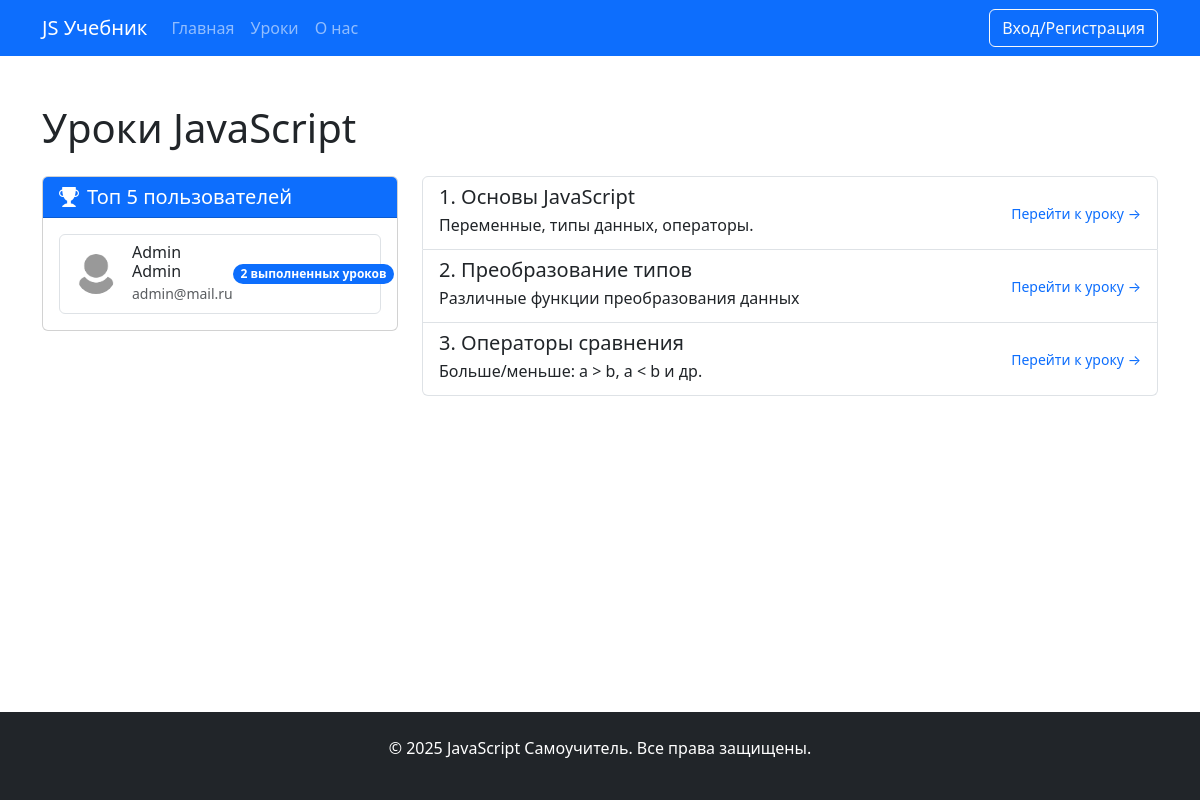
The app's page /lessons, older data.
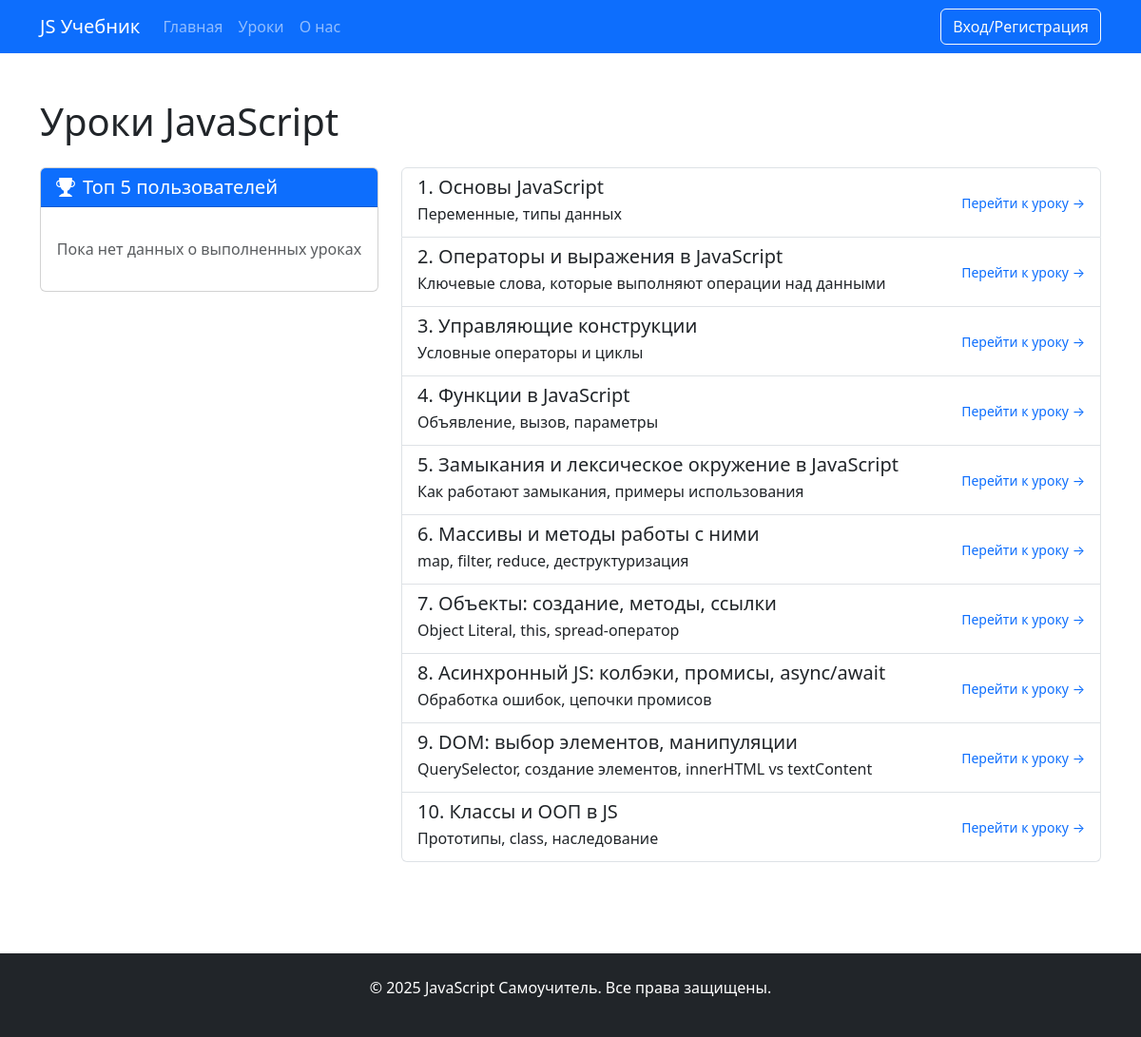
The same page, newer data.
### app.py (models this page shows, shortened)
class Users(db.Model):
    id = db.Column(db.Integer,primary_key=True)
    name = db.Column(db.String(100))
    surname = db.Column(db.String(100))
    email = db.Column(db.String(100), unique=True)
    password = db.Column(db.String(100), unique=True)
    root = db.Column(db.Integer, default=0)
    join_date = db.Column(db.DateTime, default=datetime.now)
    avatar = db.Column(db.String(120), default='default.jpg')
    userSolution = db.relationship('UserSolution', backref='users', lazy=True)

class Lesson(db.Model):
    id = db.Column(db.Integer, primary_key=True)
    title = db.Column(db.String(100), nullable=False)
    description = db.Column(db.String(100), nullable=False)
    content = db.Column(db.Text, nullable=False)
    task = db.Column(db.Text, nullable=False)
    solution = db.Column(db.Text, nullable=False)
    userSolution = db.relationship('UserSolution', backref='lesson', lazy=True)

### app.py (the view, shortened to what this page needs)
@app.route('/lessons', methods=['GET', 'POST'])
def lessons():
    lesson = Lesson.query.all()
    top_users = db.session.query(
        Users,
        db.func.count(UserSolution.lesson_id.distinct()).label('completed_count')
    ).join(
        UserSolution, Users.id == UserSolution.user_id
    ).filter(
        UserSolution.is_correct == True
    ).group_by(
        Users.id
    ).order_by(
        db.desc('completed_count')
    ).limit(5).all()
    return render_template("lessons.html",lesson=lesson,top_users=top_users)

### app.py (called while the page is built)
@app.context_processor
def inject_user():
    def get_user_name():
        if 'name' in session:
            return Users.query.filter_by(email=session['name']).first()
    return dict(active_user=get_user_name())

### templates/lessons.html (shortened to what this page needs)
{% extends 'base.html' %}
{% block main %}
      <div class="row">
        <div class="col-lg-12 mx-auto">
          <h1 class="mb-4">Уроки JavaScript</h1>
          <div class="row">
            <div class="col-lg-4">
              <div class="card">
                <div class="card-header bg-primary text-white">
                    <h5 class="mb-0">
                        <i class="bi bi-trophy-fill me-2"></i>Топ 5 пользователей
                    </h5>
                </div>
                <div class="card-body">
                    <div class="list-group">
                        {% for user, count in top_users %}
                        <div class="list-group-item d-flex justify-content-between align-items-center">
                            <div class="d-flex align-items-center">
                                <img src="../static/img/upload/{{ user.avatar }}"
                                     class="rounded-circle me-3"
                                     width="40"
                                     height="40"
                                     alt="{{ user.name }}">
                                <div>
                                    <h6 class="mb-0">{{ user.name }} {{ user.surname }}</h6>
                                    <small class="text-muted">{{ user.email }}</small>
                                </div>
                            </div>
                            <span class="badge bg-primary rounded-pill">{{ count }} выполненных уроков</span>
                        </div>
                        {% else %}
                        <div class="text-center text-muted py-3">
                            Пока нет данных о выполненных уроках
                        </div>
                        {% endfor %}
                    </div>
                </div>
            </div>
            </div>
            <div class="col-lg-8">
              <div class="list-group mb-5">
                {%for less in lesson%}
                <div class="list-group-item list-group-item-action">
                  <div
                    class="d-flex w-100 justify-content-between align-items-center"
                  >
                    <div>
                      <h5 class="mb-1">{{loop.index}}. {{less.title}}</h5>
                      <p class="mb-1">{{less.description}}</p>
                    </div>
                    <small
                      ><a href="/lesson/{{less.id}}" class="text-decoration-none"
                        >Перейти к уроку →</a
                      ></small
                    >
                  </div>
                </div>
                {%endfor%}
              </div>
            </div>
          </div>
        </div>
      </div>
      {% endblock %}

### templates/base.html (shortened to what this page needs)
<!DOCTYPE html>
<html lang="ru">
  <head>
    <link rel="stylesheet" href="{{ url_for('static', filename='css/bootstrap.min.css') }}">
    <link
      rel="stylesheet"
      href="https://cdn.jsdelivr.net/npm/bootstrap-icons@1.10.0/font/bootstrap-icons.css"
    />
    <link rel="stylesheet" href="{{ url_for('static', filename='css/style.css') }}">
  </head>
  <body>
    <nav class="navbar navbar-expand-lg navbar-dark bg-primary">
      <div class="container">
        <a class="navbar-brand" href="/">JS Учебник</a>
        <div class="collapse navbar-collapse" id="navbarNav">
          <ul class="navbar-nav me-auto">
            <li class="nav-item">
              <a class="nav-link" href="/">Главная</a>
            </li>
            <li class="nav-item">
              <a class="nav-link" href="/lessons">Уроки</a>
            </li>
            <li class="nav-item">
              <a class="nav-link" href="/about">О нас</a>
            </li>
          </ul>
          <div class="d-flex">
            {%if 'name' in session and active_user %}
            <a href="/profile" class="btn btn-outline-light ms-3">Профиль</a>
            <a href="/logout" class="btn btn-danger ms-3">Выйти</a>
            {% else %}
            <a href="/auth" class="btn btn-outline-light"
                >Вход/Регистрация</a
                >
            {%endif%}
          </div>
        </div>
      </div>
    </nav>
    <main class="container my-5" id="main-content">
        {% block main %} {% endblock %}
    </main>
    <footer class="bg-dark text-white py-4">
      <div class="container text-center">
        <p>&copy; 2025 JavaScript Самоучитель. Все права защищены.</p>
      </div>
    </footer>
  </body>
</html>

### static/css/style.css (style rules this page uses)
html, body { height: 100%; margin: 0; }
body { display: flex; flex-direction: column; }
.card { transition: transform 0.3s, box-shadow 0.3s; }
main { flex: 1 0 auto; }
footer { flex-shrink: 0; }

Row changes from the older to the newer data that the page shows:
no longer on this page (row unchanged): Users: avatar (placeholder picture), name "Admin", surname "Admin", email "admin@mail.ru", id "2"
removed Lesson: title "Преобразование типов", description "Различные функции преобразования данных"
removed Lesson: title "Операторы сравнения", description "Больше/меньше: a > b, a < b и др."
changed Lesson "Основы JavaScript": description "Переменные, типы данных, операторы." → "Переменные, типы данных"
added Lesson: title "Операторы и выражения в JavaScript", description "Ключевые слова, которые выполняют операции над данными"
added Lesson: title "Управляющие конструкции", description "Условные операторы и циклы"
added Lesson: title "Функции в JavaScript", description "Объявление, вызов, параметры"
added Lesson: title "Замыкания и лексическое окружение в JavaScript", description "Как работают замыкания, примеры использования"
added Lesson: title "Массивы и методы работы с ними", description "map, filter, reduce, деструктуризация"
added Lesson: title "Объекты: создание, методы, ссылки", description "Object Literal, this, spread-оператор"
added Lesson: title "Асинхронный JS: колбэки, промисы, async/await", description "Обработка ошибок, цепочки промисов"
added Lesson: title "DOM: выбор элементов, манипуляции", description "QuerySelector, создание элементов, innerHTML vs textContent"
added Lesson: title "Классы и ООП в JS", description "Прототипы, class, наследование"
Text that changed along with them:
text now shown: "Пока нет данных о выполненных уроках"
